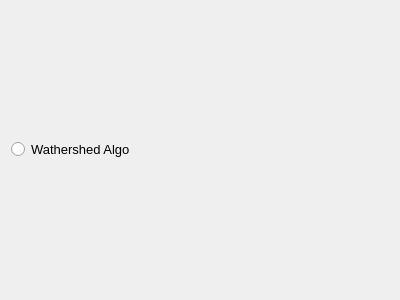
<?xml version="1.0" encoding="UTF-8"?>
<ui version="4.0">
 <class>imgSegmentationDialog</class>
 <widget class="QDialog" name="imgSegmentationDialog">
  <property name="geometry">
   <rect>
    <x>0</x>
    <y>0</y>
    <width>400</width>
    <height>300</height>
   </rect>
  </property>
  <property name="windowTitle">
   <string>Dialog</string>
  </property>
  <layout class="QGridLayout" name="gridLayout">
   <item row="0" column="0">
    <widget class="QRadioButton" name="watershed_radioButton">
     <property name="font">
      <font>
       <pointsize>10</pointsize>
      </font>
     </property>
     <property name="text">
      <string>Wathershed Algo</string>
     </property>
    </widget>
   </item>
  </layout>
 </widget>
 <resources/>
 <connections/>
</ui>
